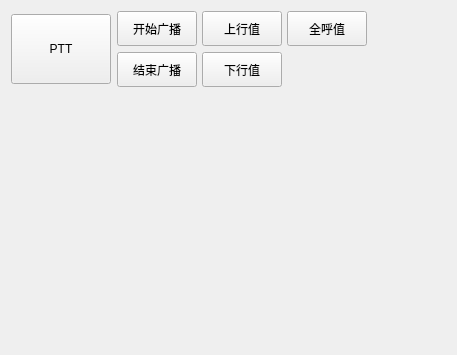
<?xml version="1.0" encoding="UTF-8"?>
<ui version="4.0">
 <class>CSeveralSeleChildWidget</class>
 <widget class="QWidget" name="CSeveralSeleChildWidget">
  <property name="geometry">
   <rect>
    <x>0</x>
    <y>0</y>
    <width>457</width>
    <height>355</height>
   </rect>
  </property>
  <property name="windowTitle">
   <string>CSeveralSeleChildWidget</string>
  </property>
  <layout class="QVBoxLayout" name="verticalLayout">
   <item>
    <widget class="QWidget" name="widget" native="true">
     <layout class="QHBoxLayout" name="horizontalLayout">
      <property name="spacing">
       <number>6</number>
      </property>
      <property name="leftMargin">
       <number>0</number>
      </property>
      <property name="topMargin">
       <number>0</number>
      </property>
      <property name="rightMargin">
       <number>0</number>
      </property>
      <property name="bottomMargin">
       <number>0</number>
      </property>
      <item>
       <widget class="QToolButton" name="toolButton">
        <property name="minimumSize">
         <size>
          <width>100</width>
          <height>70</height>
         </size>
        </property>
        <property name="text">
         <string>PTT</string>
        </property>
       </widget>
      </item>
      <item>
       <widget class="QWidget" name="widget_2" native="true">
        <layout class="QGridLayout" name="gridLayout">
         <property name="leftMargin">
          <number>0</number>
         </property>
         <property name="topMargin">
          <number>0</number>
         </property>
         <property name="rightMargin">
          <number>0</number>
         </property>
         <property name="bottomMargin">
          <number>0</number>
         </property>
         <property name="horizontalSpacing">
          <number>5</number>
         </property>
         <item row="0" column="1">
          <widget class="QToolButton" name="toolButton_3">
           <property name="minimumSize">
            <size>
             <width>80</width>
             <height>35</height>
            </size>
           </property>
           <property name="text">
            <string>上行值</string>
           </property>
          </widget>
         </item>
         <item row="0" column="2">
          <widget class="QToolButton" name="toolButton_4">
           <property name="minimumSize">
            <size>
             <width>80</width>
             <height>35</height>
            </size>
           </property>
           <property name="text">
            <string>全呼值</string>
           </property>
          </widget>
         </item>
         <item row="0" column="0">
          <widget class="QToolButton" name="toolButton_2">
           <property name="minimumSize">
            <size>
             <width>80</width>
             <height>35</height>
            </size>
           </property>
           <property name="text">
            <string>开始广播</string>
           </property>
          </widget>
         </item>
         <item row="1" column="0">
          <widget class="QToolButton" name="toolButton_5">
           <property name="minimumSize">
            <size>
             <width>80</width>
             <height>35</height>
            </size>
           </property>
           <property name="text">
            <string>结束广播</string>
           </property>
          </widget>
         </item>
         <item row="1" column="1">
          <widget class="QToolButton" name="toolButton_6">
           <property name="minimumSize">
            <size>
             <width>80</width>
             <height>35</height>
            </size>
           </property>
           <property name="text">
            <string>下行值</string>
           </property>
          </widget>
         </item>
        </layout>
       </widget>
      </item>
      <item>
       <spacer name="horizontalSpacer">
        <property name="orientation">
         <enum>Qt::Horizontal</enum>
        </property>
        <property name="sizeHint" stdset="0">
         <size>
          <width>40</width>
          <height>20</height>
         </size>
        </property>
       </spacer>
      </item>
     </layout>
    </widget>
   </item>
   <item>
    <widget class="QWidget" name="widget_3" native="true">
     <property name="sizePolicy">
      <sizepolicy hsizetype="Preferred" vsizetype="Expanding">
       <horstretch>0</horstretch>
       <verstretch>0</verstretch>
      </sizepolicy>
     </property>
     <property name="styleSheet">
      <string notr="true"/>
     </property>
    </widget>
   </item>
  </layout>
 </widget>
 <layoutdefault spacing="6" margin="11"/>
 <resources/>
 <connections/>
</ui>
